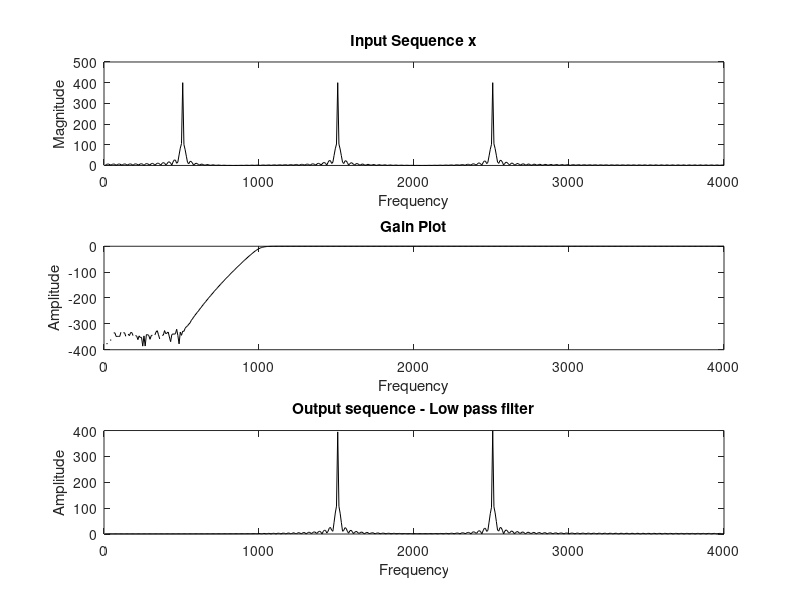

Write MATLAB code to recreate this figure.
%Butterworth filter - IIR
%inputs
clc;
clear all;
close all;
fsamp= 8000;
fp= 1000; %analog
fs= 1200; 
ws= (2*fs)/fsamp; %digital
wp= (2*fp)/fsamp;
ap= 3;
as= 40;
f1= 500;
f2= 1500;
f3= 2500;
order=1024;
%input signals
t= 0:(1/fsamp):0.1;
x1 = sin(2*pi*f1*t);
x2 = sin(2*pi*f2*t);
x3 = sin(2*pi*f3*t);
x = x1+x2+x3;
%input spectrum
fft_x=fft(x,order);
for i=1:order
    fr(i)=i*(fsamp/order);
end
%low pass
[N,Wn]= buttord(wp,ws,ap,as);
[b,a]= butter(N,Wn,'high'); %butterpass co efficients
[h,f]= freqz(b,a,order/2,fsamp);
y1= filter(b,a,x);
fft_y1=fft(y1,order);
figure(1);
subplot(311)
plot(fr(1:order/2),abs(fft_x(1:order/2)),'k');
title('Input Sequence x');
xlabel('Frequency');
ylabel('Magnitude');
subplot(312) %gain
h1=abs(h)/max(abs(h));
plot(fr(1:order/2),20*log(h1(1:order/2)),'k');
title('Gain Plot');
xlabel('Frequency'); ylabel('Amplitude');
subplot(313) %output
plot(fr(1:order/2),abs(fft_y1(1:order/2)),'k');
title('Output sequence - Low pass filter');
xlabel('Frequency'); ylabel('Amplitude');
